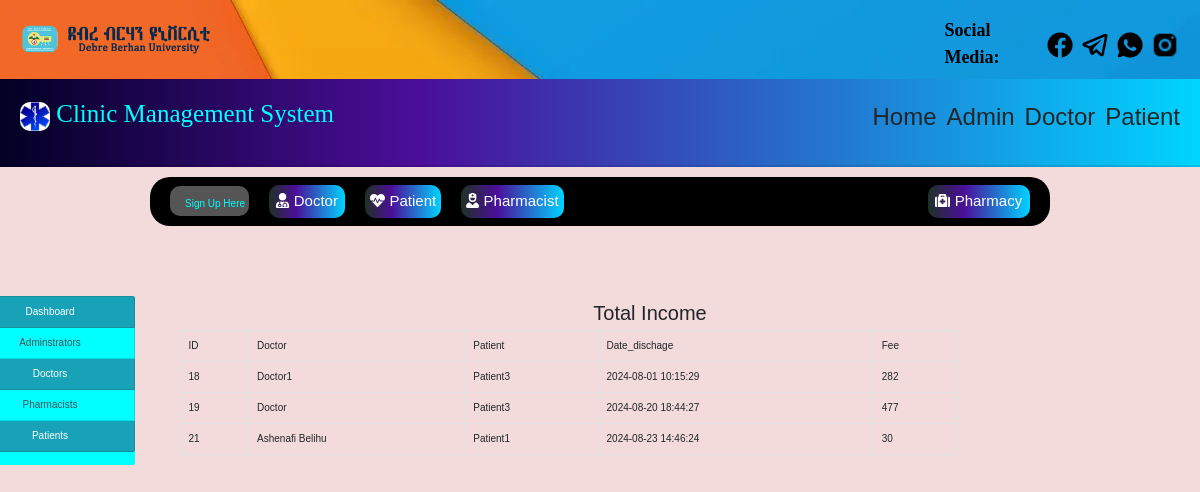
The app's page /adminlogin/income.php with its own data.
### tables this page shows
CREATE TABLE `income` (
  `id` int(100) NOT NULL,
  `doctor` varchar(100) NOT NULL,
  `patient` varchar(100) NOT NULL,
  `date_discharge` varchar(100) NOT NULL,
  `amount_paid` varchar(100) NOT NULL,
  `description` varchar(100) NOT NULL,
  `date_check` varchar(100) NOT NULL,
  `advice` varchar(100) NOT NULL,
  `med_pre` varchar(100) NOT NULL,
  `message` varchar(100) NOT NULL
);

### adminlogin/income.php (the view, shortened to what this page needs)
<!DOCTYPE html>
<html lang="en">
<head>
    <link rel="stylesheet" href="https://cdn.jsdelivr.net/npm/bootstrap@4.6.2/dist/css/bootstrap.min.css">
    <link rel="stylesheet" href="https://cdn.jsdelivr.net/npm/@fortawesome/fontawesome-free@6.4.2/css/all.min.css">
</head>
<body>
    <?php
    include("../include/header.php");
    include("../include/connection.php");
    ?>
    <div class="container-fluid">
        <div class="row">
            <div class="col-md-2" style="margin-left:-50px">
                <?php include("sidenav.php"); ?>
            </div>
            <div class="col-md-10">
                <h2 class="text-center my-2">Total income</h2>
                <div class="col-md-10">
                    <?php
                        $query="SELECT*FROM income";
                        $result=mysqli_query($conn,$query);
                        $output='';
                        $output .="
                            <table class='table table-bordered'>
                                    <tr>
                                    <td>ID</td>
                                    <td>Doctor</td>
                                    <td>Patient</td>
                                    <td>date_dischage</td>
                                    <td>Fee</td>
                                </tr>
                        ";
                        while($row=mysqli_fetch_array($result)){
                            $output.="
                                <tr>
                                    <td>{$row["id"]}</td>
                                    <td>{$row["doctor"]}</td>
                                    <td>{$row["patient"]}</td>
                                    <td>{$row["date_discharge"]}</td>
                                    <td>{$row["amount_paid"]}</td>
                            ";
                        }
                        $output.="
                            </tr>
                            </table>
                        ";
                        echo $output;
                    ?>
                </div>
            </div>
        </div>
    </div>
</body>
</html>

### style.css (style rules this page uses)
:root { --darkblue: #001861; --nav: #63d1fc; --black: #333; --white: #fff; --light-grey: #DCDCDC; --light-color: #666; --light-bg: #eee; --border: .2rem solid rgba(0, 0, 0, .1); --box-shadow: 0 .5rem 1rem rgba(0, 0, 0, .1); }
*, *::before, *::after { margin: 0; padding: 0; box-sizing: border-box; outline: none; border: none; text-decoration: none !important; text-transform: capitalize; }
html { font-size: 62.5%; overflow-x: hidden; scroll-behavior: smooth; scroll-padding-top: 6.5rem; }
body { font-family: Arial, sans-serif; }

### include/header.php (style rules this page uses)
* { padding: 0; margin: 0; box-sizing: border-box; }
body { background: #f3dbdb; }

### records on screen
income: id "18", doctor "Doctor1", patient "Patient3", date_discharge "2024-08-01 10:15:29", amount_paid "282"
income: id "19", doctor "Doctor", patient "Patient3", date_discharge "2024-08-20 18:44:27", amount_paid "477"
income: id "21", doctor "Ashenafi Belihu", patient "Patient1", date_discharge "2024-08-23 14:46:24", amount_paid "30"
